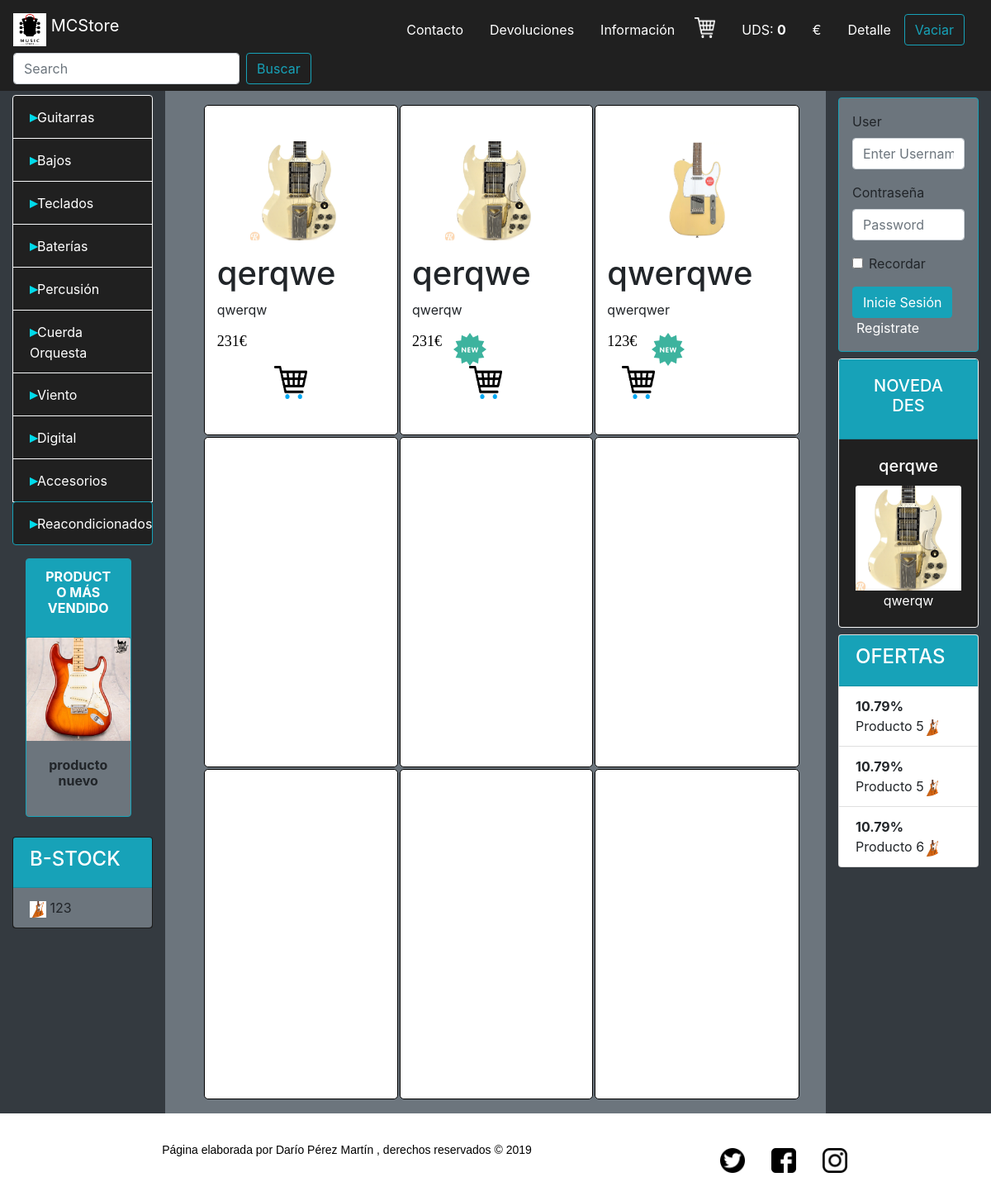
Page /index.php?categoria=12 on the committed database.
### tables this page shows
CREATE TABLE `categorias` (
  `id_categoria` int(11) NOT NULL DEFAULT '0',
  `nombre_categoria` varchar(50) DEFAULT NULL,
  `id_padre` int(11) DEFAULT NULL
);

CREATE TABLE `producto` (
  `referencia` int(11) NOT NULL,
  `nombre` varchar(50) NOT NULL,
  `stock` int(11) NOT NULL,
  `precio` float NOT NULL,
  `oferta` tinyint(1) NOT NULL,
  `novedad` tinyint(1) NOT NULL,
  `fecha_alta` date NOT NULL,
  `fecha_fabricacion` date NOT NULL,
  `descripcion` text NOT NULL,
  `imagen` varchar(50) NOT NULL,
  `id_categoria` int(11) NOT NULL,
  `precio_oferta` double NOT NULL,
  `cantidad_devueltos` int(11) NOT NULL DEFAULT '0'
);

### menu.php (the view, shortened to what this page needs)
<?php
include 'conexion.php';
$consulta2 = $mysqli->query("select * from categorias where id_padre is NULL");
?>
<ul class="list-group margen-top barra">
  <?php
  while ($resultado2 = $consulta2->fetch_assoc()) {
    echo '<li class="list-group-item bg-black h-personal  border-light letras-blancas">
        <strong class="indice">▸</strong>' . $resultado2['nombre_categoria'] . '<ul class="barra">';
    echo '</ul></li>';
  }
  ?>
  <a href="index.php?categoria=bstock">
    <li class="list-group-item bg-black h-personal submenu border-info minimo letras-blancas">
      <strong class="indice">▸</strong>Reacondicionados</li>
  </a>
</ul>

### mas_vendido.php (shortened to what this page needs)
<?php
$consulta = $mysqli -> query("SELECT sum(cantidad) as suma, id_producto from linea_pedido GROUP by id_producto order by suma");
$resultado = $consulta->fetch_assoc();
$referencia = $resultado['id_producto'];
$consulta2 = $mysqli -> query("select * from producto where referencia ='".$referencia."'");
$producto = $consulta2 ->fetch_assoc();
?>
<div
class="card w-75 ml-3 mt-3 bg-secondary border-info"
style="width: 18rem;"
> <div class="card-header bg-info">
<h6 class="card-title font-weight-bold text-center letras-blancas" >
  PRODUCTO MÁS VENDIDO
</h6>
</div>
<img src="upload/<?php echo $producto['imagen'] ?>" class="card-img-top" alt="..." />
<div class="card-body text-center">
  <h6 class="card-title font-weight-bolder text-center">
    <?php echo $producto['nombre'] ?>
  </h6>
</div>
</div>

### b_stock.php
<?php
include 'conexion.php';
$consulta = $mysqli -> query("select * from producto where cantidad_devueltos not in (0) ORDER BY rand() limit 3 ");
?>
<div class="card mt-4  mb-3 bg-black">
 <div class="card-header bg-info">
   <h4 class="letras-blancas">B-STOCK</h4>
 </div>
 <ul class="list-group list-group-flush">
   <?php
   if($mysqli -> affected_rows == 0){
     ?>
    <li class="list-group-item bg-secondary"> No hay devoluciones</li>
    <?php
  }else{
    while($resultado = $consulta -> fetch_assoc()){
      ?>
       <li class="list-group-item bg-secondary"><img src="upload/<?php echo $resultado['imagen'] ?>" class="pequeña">  <?php echo $resultado['nombre']; ?> </li>
      <?php
    }
  }
   ?>
 </ul>
</div>

### main.php (shortened to what this page needs)
<table class="productos">
  <?php
  if (isset($_GET['categoria'])) {
    $categoria = $_GET['categoria'];
    include 'conexion.php';
    if ($categoria == "bstock") {
      $consulta = $mysqli->query("select * from producto where cantidad_devueltos not in (0) limit 9");
      $_SESSION['tipo'] = "bstock";
    } elseif ($categoria == "busqueda") {
      $valor = $_GET['valor'];
      $_SESSION['tipo'] = "normal";
      $consulta = $mysqli->query("select * from producto where nombre like '%%$valor%%' limit 9");
    } else {
      $consulta = $mysqli->query("select * from producto where id_categoria = $categoria limit 9");
    }
    $i = 0;
    while ($resultado = $consulta->fetch_assoc()) {
      if ($i == 0 || $i == 3 || $i == 6) {
        echo '<tr>';
      }
      ?>
      <td>
        <div class="catalogo" id="<?php echo $resultado['referencia']; ?>">
          <figure>
            <img class="imagen-muestra" src="upload/<?php echo $resultado['imagen']; ?>" alt="..." />
          </figure>
          <h1 class="text-center"><?php echo $resultado['nombre']; ?></h1>
          <p>
            <?php echo $resultado['descripcion']; ?>
          </p>
          <p class="precio">
            <?php
                if ($categoria == "bstock") {
                  echo $resultado['precio'] * 60 / 100 . '€';
                } else {
                  echo $resultado['precio'] . '€';
                }
                ?>
          </p>
      <?php
          if ($resultado['novedad'] == true) {
            echo '<img src="179452.svg" alt="" class="iconos" />';
          } else {
            echo '<img src="179452.svg" alt="" class="iconos ocultar" />';
          }
          echo '<br><img src="carrito2.png" alt="" class="iconos" /> </div>
     </td>';
          if ($i == 2 || $i == 5 || $i == 8) {
            echo '</tr>';
          }
          $i++;
        }
      }
      if ($i != 8) {
        while ($i < 9) {
          if ($i == 0 || $i == 3 || $i == 6) {
            echo '<tr>';
          }
          echo '<td>
        <div class="catalogo">
          <figure>
          </figure>
          <h2 class="text-center"></h2>
          <p>
          </p>
          <p class="precio"></p>
        </div>
      </td>';
          if ($i == 2 || $i == 5 || $i == 8) {
            echo '</tr>';
          }
          $i++;
        }
      }
      ?>
</table>

### novedades.php
<?php
include 'conexion.php';
$resultado = $mysqli ->query("select * from producto where novedad=true ORDER BY rand() limit 1");
$row = $resultado -> fetch_array();
$nombre = $row['nombre'];
$descripcion = $row['descripcion'];
$imagen = $row['imagen'];
?>
<div class="card text-center mt-2 bg-black border-light">
  <div class="card-header bg-info">
    <a class="nav-link active letras-blancas" href="#">
      <h5>NOVEDADES</h5>
    </a>
  </div>
  <div class="card-body">
    <h5 class="card-title letras-blancas"><?php echo $nombre?></h5>
    <img src="upload/<?php echo $imagen;?>" class="card-img-top" alt="..." />
    <p class="card-text letras-blancas">
      <?php echo $descripcion;?>
    </p>
  </div>
</div>

### ofertas.php
<div class="card mt-2">
  <div class="card-header bg-info">
    <h4 class="letras-blancas">OFERTAS</h4>
  </div>
  <ul class="list-group list-group-flush">
  <?php
  include 'conexion.php';
  $consulta = $mysqli -> query("select * from producto where oferta=true ORDER BY rand() limit 3 ");
  while($result = $consulta -> fetch_assoc()){
    $porcentaje =100-( $result['precio_oferta']*100/$result['precio']);
    $porcentaje = number_format((float)$porcentaje, 2, '.', '');
    ?>
    <li class="list-group-item"><strong><?php echo $porcentaje?>% </strong><?php echo $result['nombre']?><img src="imagenes/<?php echo $result['imagen'] ?>" class="pequeña"> </li>
  <?php
  }
  ?>
  </ul>
</div>

### estilos.css (style rules this page uses)
ul { position: relative; list-style: none; }
.productos td { width: 300px; height: 400px; background-color: white; border: 1px solid black; margin: 15px; border-radius: 5px; padding: 2%; }
table { padding: 15px; border-collapse: separate; margin-left: 2%; }
.minimo { min-width: 150px; }
.margen-top { margin-top: 3%; }
.h-personal { height: 95%; }
.bg-black { background-color: #202020; }
.catalogo { display: block; float: left; }
.imagen-muestra { width: 120px; height: 120px; margin-left: 28%; }
.precio { float: left; color: black; font: 18px bold arial; }
.iconos { margin-left: 10%; float: left; width: 40px; height: 40px; }
.letras-blancas { color: white; }
.pequeña { width: 20px; height: 20px; }
.indice { color: #00dbeb; font-size: 18px; }

### rows in the picture
categorias: nombre_categoria "Guitarras"
categorias: nombre_categoria "Bajos"
categorias: nombre_categoria "Teclados"
categorias: nombre_categoria "Baterías"
categorias: nombre_categoria "Percusión"
categorias: nombre_categoria "Cuerda Orquesta"
categorias: nombre_categoria "Viento"
categorias: nombre_categoria "Digital"
categorias: nombre_categoria "Accesorios"
producto: imagen (picture), nombre "producto nuevo"
producto: imagen (picture), nombre "123"
producto: imagen (picture), nombre "qerqwe", descripcion "qwerqw", precio "231"
producto: imagen (picture), nombre "qerqwe", descripcion "qwerqw", precio "231", novedad 1 (drawn)
producto: imagen (picture), nombre "qwerqwe", descripcion "qwerqwer", precio "123", novedad 1 (drawn)
producto: porcentaje "10.79", nombre "Producto 5", imagen (picture)
producto: porcentaje "10.79", nombre "Producto 5", imagen (picture)
producto: porcentaje "10.79", nombre "Producto 6", imagen (picture)

### other values in the picture
$_SESSION['cantidad'] "0"
